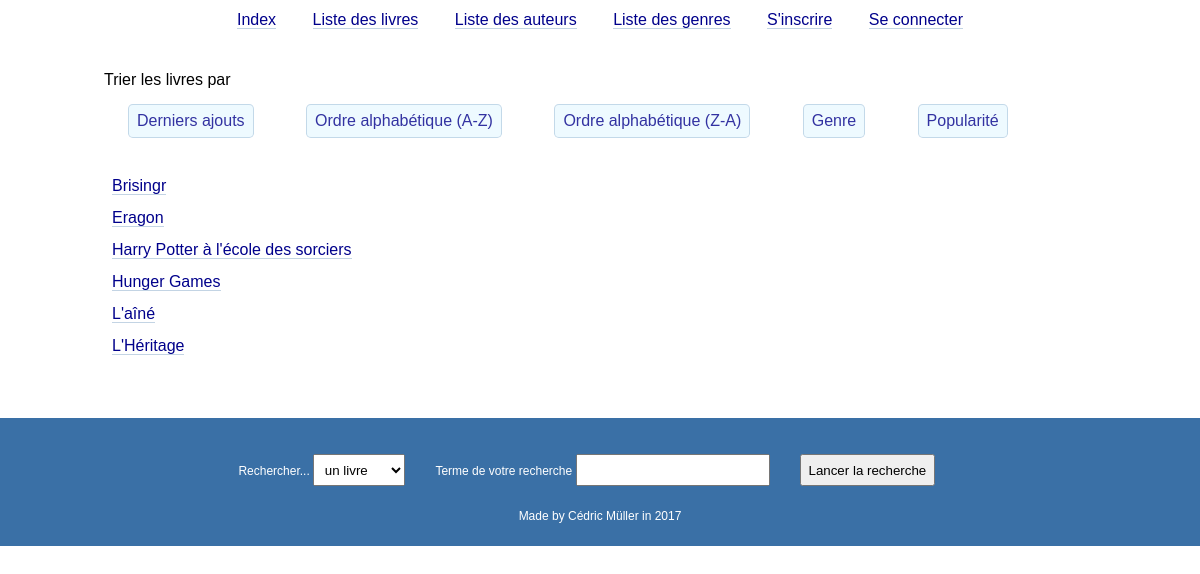
Screenshot of /index.php?r=books&a=list with the database file from the repository.
### tables this page shows
CREATE TABLE `books` (
  `id` int(11) NOT NULL AUTO_INCREMENT,
  `title` varchar(45) NOT NULL,
  `synopsis` mediumtext,
  `tags` tinytext,
  `authors_id` int(11) NOT NULL,
  `series_id` int(11) DEFAULT NULL,
  `genres_id` int(11) NOT NULL,
  PRIMARY KEY (`id`),
  KEY `fk_books_authors1_idx` (`authors_id`),
  KEY `fk_books_series1_idx` (`series_id`),
  KEY `fk_books_genres1_idx` (`genres_id`),
  CONSTRAINT `fk_books_authors1` FOREIGN KEY (`authors_id`) REFERENCES `authors` (`id`) ON DELETE NO ACTION ON UPDATE NO ACTION,
  CONSTRAINT `fk_books_genres1` FOREIGN KEY (`genres_id`) REFERENCES `genres` (`id`) ON DELETE NO ACTION ON UPDATE NO ACTION,
  CONSTRAINT `fk_books_series1` FOREIGN KEY (`series_id`) REFERENCES `series` (`id`) ON DELETE NO ACTION ON UPDATE NO ACTION
);

### index.php (called while the page is built, shortened)
<?php
require './router.php';
require 'views/layout.php';

### models/Model.php (called while the page is built, shortened)
<?php
class Model
{
    function __construct()
    {
        $dbDatas = parse_ini_file(DB_FILE);
        $dbOptions = [
            \PDO::ATTR_DEFAULT_FETCH_MODE => \PDO::FETCH_OBJ,
            \PDO::ATTR_ERRMODE => \PDO::ERRMODE_EXCEPTION
        ];
        try {
            $dsn = sprintf('%s:dbname=%s;host=%s', $dbDatas['type'], $dbDatas['dbname'], $dbDatas['host']);
            $this->cn = new \PDO($dsn, $dbDatas['user'], $dbDatas['password'], $dbOptions);
            return true;
        } catch (\PDOException $exception) {
            die('La connexion à la BDD a échoué');
        }
    }
}

### router.php (called while the page is built, shortened)
<?php
$routes = require 'configs/routes.php';
$defaultRoute = $routes['default'];
$routeParts = explode( '/', $defaultRoute );
$a = $_REQUEST['a'] ?? $routeParts[2];
$controller =  new $controllerName();
$data = call_user_func( [$controller, $a] );

### controllers/Books.php (called while the page is built, shortened)
<?php
class Books extends Controller
{
    private $modelBooks = null;
    public function __construct()
    {
        $this->modelBooks = new ModelBooks();
    }
    public function list()
    {
        $order = $_GET['order'] ?? null;
        if (isset($_GET['filter']) && intval($_GET['filter'], 10) > 0) {
            $books = $this->modelBooks->getBooks($order, $_GET['filter']);
        } else {
            $books = $this->modelBooks->getBooks($order);
        }
        return ['view' => 'views/books.php',
            'title' => 'Liste des livres',
            'booksList' => $books];
    }
}

### models/Books.php (called while the page is built, shortened)
<?php
class Books extends Model
{
    public function getBooks($order = null, $filter = null)
    {
        if ($filter) {
            $sql = 'SELECT books.id, title FROM library.books
                    JOIN genres ON books.genres_id = genres.id
                    WHERE genres_id = ' . $filter;
        } else {
            switch ($order) {
                default:
                    $sql = 'SELECT id, title FROM library.books ORDER BY title';
            }
        }
        try {
            $pdoSt = $this->cn->query($sql);
            return $pdoSt->fetchAll();
        } catch (\PDOException $exception) {
            return null;
        }
    }
}

### views/books.php (the view)
Trier les livres par
<ul class="wide">
    <li><a class="button" href="index.php?r=books&a=list&order=last">Derniers ajouts</a></li>
    <li><a class="button" href="index.php?r=books&a=list&order=az">Ordre alphabétique (A-Z)</a></li>
    <li><a class="button" href="index.php?r=books&a=list&order=za">Ordre alphabétique (Z-A)</a></li>
    <li><a class="button" href="index.php?r=books&a=list&order=genre">Genre</a></li>
    <li><a class="button" href="index.php?r=books&a=list&order=top">Popularité</a></li>
</ul>
<ul>
    <?php
    foreach ($data['booksList'] as $book){
        echo '<li><a href="index.php?r=books&a=zoom&id='. $book->id .'">' . $book->title . '</a></li>' ;
    } ?>
</ul>

### assets/css/screen.css (style rules this page uses)
body { line-height: 1; }
html, html * { box-sizing: border-box; margin: 0; padding: 0; }
*, *:before, *:after { box-sizing: inherit; }
body { width: 100%; margin: 0 auto; font-family: Helvetica, arial, sans-serif; text-align: center; }
a, a:hover, a:active, a:visited { color: darkblue; text-decoration: none; border-bottom: 1px solid rgba(58, 112, 166, 0.3); }
a.button { display: inline-block; border: 1px solid rgba(58, 112, 166, 0.3); border-radius: 0.3em; padding: 0.5em; margin: 0.25em 0.5em; background-color: #ebf9ff; opacity: 0.8; }
ul { margin-bottom: 1em; }
ul li { list-style: none; padding: 0.5em; }
ul.wide > li { display: inline-block; margin: 0.25em 0.5em; }

### rows the page displays
books: title "Brisingr"
books: title "Eragon"
books: title "Harry Potter à l'école des sorciers"
books: title "Hunger Games"
books: title "L'aîné"
books: title "L'Héritage"
